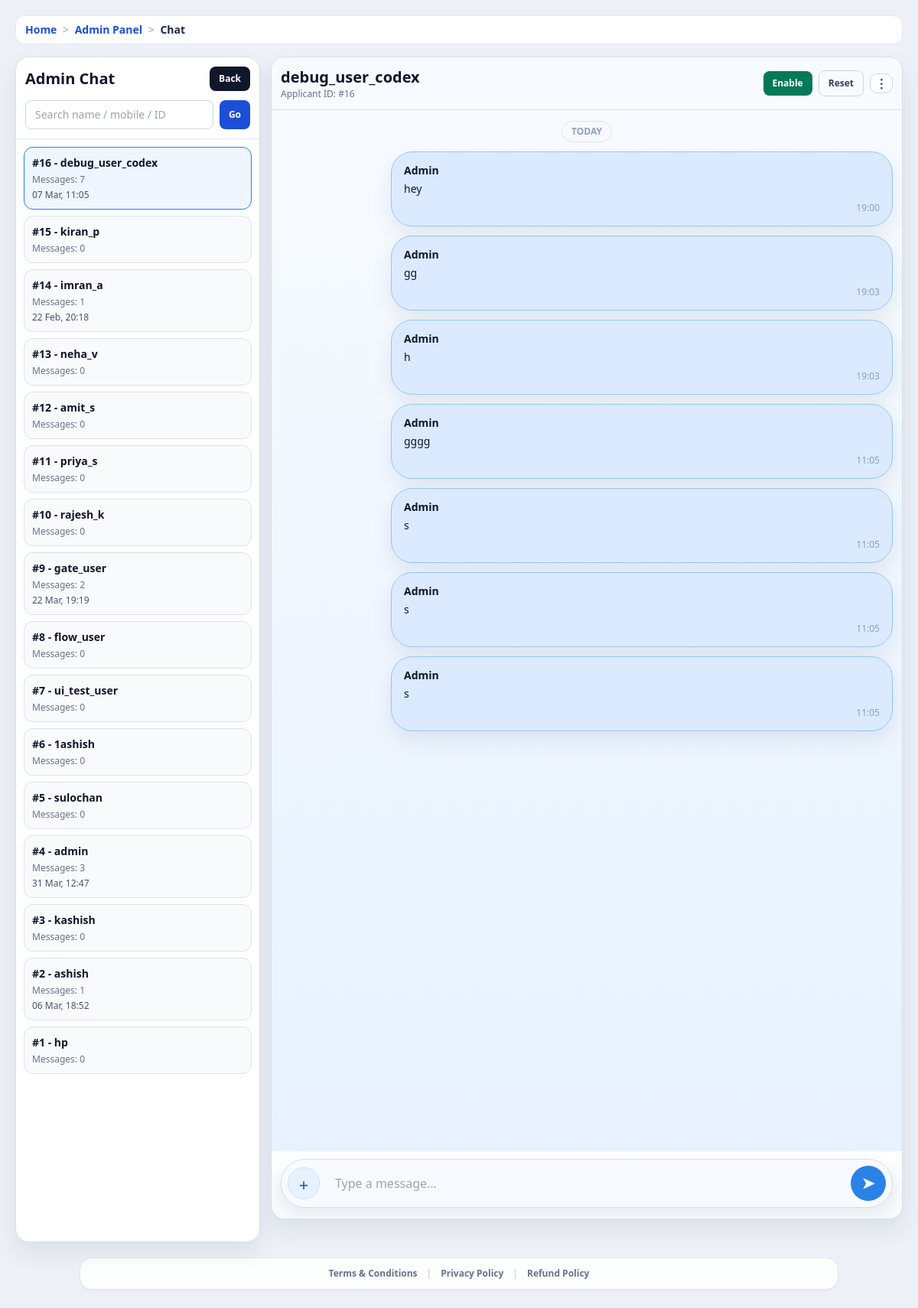
The app's page /admin-panel/chat/ (signed in) with its own data.
### accounts/models.py (models this page shows, shortened)
class UserProfile(models.Model):
    user          = models.OneToOneField(User, on_delete=models.CASCADE, related_name='profile')
    full_name     = models.CharField(max_length=150, blank=True)
    father_name   = models.CharField(max_length=150, blank=True)
    mother_name   = models.CharField(max_length=150, blank=True)
    dob           = models.DateField(null=True, blank=True)
    GENDER_CHOICES = [('M','Male'),('F','Female'),('O','Other')]
    gender        = models.CharField(max_length=1, choices=GENDER_CHOICES, blank=True)
    CATEGORY_CHOICES = [('General','General'),('OBC','OBC'),('SC','SC'),('ST','ST')]
    category      = models.CharField(max_length=20, choices=CATEGORY_CHOICES, blank=True)
    mobile        = models.CharField(max_length=15, blank=True)
    email         = models.EmailField(blank=True)
    present_state = models.CharField(max_length=100, blank=True)
    present_district = models.CharField(max_length=100, blank=True)
    present_city = models.CharField(max_length=100, blank=True)
    present_pincode = models.CharField(max_length=10, blank=True)
    present_address = models.TextField(blank=True)
    permanent_same_as_present = models.BooleanField(default=False)
    permanent_state = models.CharField(max_length=100, blank=True)
    permanent_district = models.CharField(max_length=100, blank=True)
    permanent_pincode = models.CharField(max_length=10, blank=True)
    permanent_full_address = models.TextField(blank=True)
    permanent_address = models.TextField(blank=True)
    district      = models.CharField(max_length=100, blank=True)
    state         = models.CharField(max_length=100, default='Chhattisgarh', blank=True)
    pincode       = models.CharField(max_length=10, blank=True)
    aadhar        = models.CharField(max_length=20, blank=True)
    samagra_id    = models.CharField(max_length=20, blank=True)
    caste_cert_no = models.CharField(max_length=50, blank=True)
    income_cert_no= models.CharField(max_length=50, blank=True)
    tenth_board   = models.CharField(max_length=100, blank=True)
    tenth_roll_number = models.CharField(max_length=50, blank=True)
    tenth_percentage = models.CharField(max_length=20, blank=True)
    tenth_result  = models.CharField(max_length=50, blank=True)
    twelfth_board = models.CharField(max_length=100, blank=True)
    twelfth_roll_number = models.CharField(max_length=50, blank=True)
    twelfth_percentage = models.CharField(max_length=20, blank=True)
    twelfth_result= models.CharField(max_length=50, blank=True)
    graduation    = models.CharField(max_length=100, blank=True)
    university    = models.CharField(max_length=150, blank=True)
    tenth_subjects = models.TextField(blank=True)
    twelfth_subjects = models.TextField(blank=True)
    graduation_subjects = models.TextField(blank=True)
    previous_course_name = models.CharField(max_length=150, blank=True)
    previous_subjects = models.TextField(blank=True)
    current_course_name = models.CharField(max_length=150, blank=True)
    current_year = models.CharField(max_length=100, blank=True)
    current_semester = models.CharField(max_length=100, blank=True)
    current_subjects = models.TextField(blank=True)
    college_name = models.CharField(max_length=200, blank=True)
    university_name = models.CharField(max_length=200, blank=True)
    course = models.CharField(max_length=150, blank=True)
    year_semester = models.CharField(max_length=100, blank=True)
    enrollment_number = models.CharField(max_length=100, blank=True)
    account_holder_name = models.CharField(max_length=150, blank=True)
    bank_name = models.CharField(max_length=150, blank=True)
    account_number = models.CharField(max_length=50, blank=True)
    ifsc_code = models.CharField(max_length=20, blank=True)
    branch_name = models.CharField(max_length=150, blank=True)
    aadhaar_linked = models.CharField(max_length=3, blank=True, choices=[('yes', 'Yes'), ('no', 'No')])
    personal_extra_rows = models.JSONField(default=list, blank=True)
    address_extra_rows = models.JSONField(default=list, blank=True)
    academic_extra_rows = models.JSONField(default=list, blank=True)
    college_extra_rows = models.JSONField(default=list, blank=True)
    bank_extra_rows = models.JSONField(default=list, blank=True)
    subject_extra_rows = models.JSONField(default=list, blank=True)
    avatar        = models.ImageField(upload_to='profile_avatars/', null=True, blank=True)
    photo         = models.ImageField(upload_to='profile_photos/', null=True, blank=True)
    signature     = models.ImageField(upload_to='profile_signatures/', null=True, blank=True)
    photo_url     = models.URLField(max_length=800, blank=True)
    signature_url = models.URLField(max_length=800, blank=True)
    chat_enabled  = models.BooleanField(default=False)
    master_data_last_saved_at = models.DateTimeField(null=True, blank=True)
    master_data_unmask_until = models.DateTimeField(null=True, blank=True)
    master_data_unmask_date = models.DateField(null=True, blank=True)
    master_data_unmask_count = models.PositiveSmallIntegerField(default=0)
    apply_autofill_locked_until = models.DateTimeField(null=True, blank=True)
    apply_profile_view_date = models.DateField(null=True, blank=True)
    apply_profile_view_count = models.PositiveSmallIntegerField(default=0)
    apply_profile_unmask_until = models.DateTimeField(null=True, blank=True)
    apply_profile_unmask_date = models.DateField(null=True, blank=True)
    apply_profile_unmask_count = models.PositiveSmallIntegerField(default=0)
    apply_draft_data = models.JSONField(default=dict, blank=True)

class ChatMessage(models.Model):
    profile = models.ForeignKey(UserProfile, on_delete=models.CASCADE, related_name="chat_messages")
    from_admin = models.BooleanField(default=False)
    message = models.TextField(blank=True)
    attachment = models.FileField(upload_to="chat_attachments/", null=True, blank=True)
    created_at = models.DateTimeField(auto_now_add=True)
    class Meta:
        ordering = ["created_at", "id"]

### core/views.py (the view, shortened to what this page needs)
# urls.py: path("admin-panel/chat/", views.admin_chat, name="admin_chat"),
@login_required
def admin_chat(request):
    if not _can_access_admin(request):
        messages.error(request, "Admin panel access allowed nahi hai.")
        return redirect("dashboard")
    profile_id = request.GET.get("profile_id", "").strip()
    search = request.GET.get("q", "").strip()
    profiles = list(
        UserProfile.objects.select_related("user").prefetch_related("chat_messages").order_by("-id")
    )
    selected_profile = None
    if profile_id.isdigit():
        selected_profile = next((p for p in profiles if p.id == int(profile_id)), None)
    if not selected_profile:
        selected_profile = profiles[0] if profiles else None
    thread_items = []
    for p in profiles:
        all_msgs = list(p.chat_messages.all())
        last_message = all_msgs[-1] if all_msgs else None
        thread_items.append(
            {
                "profile": p,
                "last_message": last_message,
                "message_count": len(all_msgs),
            }
        )
    chat_messages_qs = (
        _decorate_chat_messages(selected_profile.chat_messages.all())
        if selected_profile
        else []
    )
    return render(
        request,
        "portal_main/admin_chat.html",
        {
            "profiles": profiles,
            "thread_items": thread_items,
            "selected_profile": selected_profile,
            "chat_messages": chat_messages_qs,
            "query": search,
        },
    )

### templates/portal_main/admin_chat.html (shortened to what this page needs)
{% extends 'base.html' %}
{% block body_class %}min-h-screen bg-[#edf1f7] text-slate-900{% endblock %}
{% block page_container_class %}max-w-[1280px] mx-auto p-3 md:p-5{% endblock %}
{% block content %}
<div class="admin-chat-shell">
  <aside class="panel">
    <div class="left-head">
      <div class="flex items-center justify-between gap-2">
        <h1 class="text-xl font-black">Admin Chat</h1>
        <a href="{% url 'admin_applicants' %}" class="rounded-lg bg-slate-900 px-3 py-2 text-xs font-bold text-white">Back</a>
      </div>
      <form method="get" class="mt-3 flex gap-2">
        <input type="text" name="q" value="{{ query }}" placeholder="Search name / mobile / ID" class="flex-1 rounded-lg border border-slate-300 px-3 py-2 text-sm">
        <button type="submit" class="rounded-lg bg-blue-700 px-3 py-2 text-xs font-bold text-white">Go</button>
      </form>
    </div>
    <div class="thread-list">
      {% for item in thread_items %}
        <a href="{% url 'admin_chat' %}?profile_id={{ item.profile.id }}{% if query %}&q={{ query }}{% endif %}" class="thread-item {% if selected_profile and item.profile.id == selected_profile.id %}active{% endif %}">
          <div class="font-bold text-sm">#{{ item.profile.id }} - {{ item.profile.full_name|default:item.profile.user.username }}</div>
          <div class="text-xs text-slate-500 mt-1">Messages: {{ item.message_count }}</div>
          {% if item.last_message %}
          <div class="text-xs text-slate-600 mt-1">{{ item.last_message.created_at|date:"d M, H:i" }}</div>
          {% endif %}
        </a>
      {% empty %}
        <div class="text-sm text-slate-500">No applicants found.</div>
      {% endfor %}
    </div>
  </aside>
  <section class="panel chat-wrap">
    {% if selected_profile %}
    <header class="chat-header">
      <div class="flex items-center justify-between gap-3">
        <div>
          <h2 class="text-xl font-black">{{ selected_profile.full_name|default:selected_profile.user.username }}</h2>
          <p class="text-xs text-slate-500">Applicant ID: #{{ selected_profile.id }}</p>
        </div>
        <div class="flex items-center gap-2">
          <form method="post" action="{% url 'admin_chat_toggle' selected_profile.id %}">
            <button type="submit" class="rounded-lg px-3 py-2 text-xs font-bold {% if selected_profile.chat_enabled %}bg-amber-600 text-white{% else %}bg-emerald-700 text-white{% endif %}">
              {% if selected_profile.chat_enabled %}Disable{% else %}Enable{% endif %}
            </button>
          </form>
          <a href="{% url 'admin_chat' %}" class="rounded-lg border border-slate-300 px-3 py-2 text-xs font-bold text-slate-700">Reset</a>
          <div class="menu-wrap">
            <button type="button" class="menu-btn header-menu-toggle">⋮</button>
          </div>
        </div>
      </div>
    </header>
    <div class="chat-body" id="chatThread">
      <div class="text-center mb-3"><span class="meta-pill">TODAY</span></div>
      <div class="space-y-3">
        {% for msg in chat_messages %}
        <div class="bubble {% if msg.from_admin %}bubble-admin{% else %}bubble-user{% endif %}" data-message-row data-message-id="{{ msg.id }}">
          <div class="flex items-center justify-between gap-2">
            <div class="font-semibold text-sm">{% if msg.from_admin %}Admin{% else %}User{% endif %}</div>
          </div>
          {% if msg.message %}<div class="mt-1 text-sm">{{ msg.message|linebreaksbr }}</div>{% endif %}
          {% if msg.attachment_kind != "image" %}<div class="msg-line">{{ msg.created_at|date:"H:i" }}</div>{% endif %}
        </div>
        {% empty %}
        <div class="text-sm text-slate-500">No chat messages.</div>
        {% endfor %}
      </div>
    </div>
    <div class="chat-input-wrap">
      <form id="adminSendMessageForm" method="post" action="{% url 'admin_chat_send' %}" enctype="multipart/form-data" class="chat-input-inner">
        <label for="adminAttachmentInput" class="attach-btn">+</label>
        <input name="message" class="msg-input" placeholder="Type a message...">
        <button type="submit" class="send-btn">&#10148;</button>
      </form>
    </div>
    {% else %}
    <div class="h-full grid place-items-center p-10 text-slate-500 font-semibold">No applicant thread selected.</div>
    {% endif %}
  </section>
</div>
{% endblock %}

### records on screen
UserProfile: profile.id "16", profile.full_name "debug_user_codex", message_count "7", last_message.created_at "07 Mar, 11:05", full_name "debug_user_codex", id "16"
UserProfile: profile.id "15", profile.full_name "kiran_p", message_count "0"
UserProfile: profile.id "14", profile.full_name "imran_a", message_count "1", last_message.created_at "22 Feb, 20:18"
UserProfile: profile.id "13", profile.full_name "neha_v", message_count "0"
UserProfile: profile.id "12", profile.full_name "amit_s", message_count "0"
UserProfile: profile.id "11", profile.full_name "priya_s", message_count "0"
UserProfile: profile.id "10", profile.full_name "rajesh_k", message_count "0"
UserProfile: profile.id "9", profile.full_name "gate_user", message_count "2", last_message.created_at "22 Mar, 19:19"
UserProfile: profile.id "8", profile.full_name "flow_user", message_count "0"
UserProfile: profile.id "7", profile.full_name "ui_test_user", message_count "0"
UserProfile: profile.id "6", profile.full_name "1ashish", message_count "0"
UserProfile: profile.id "5", profile.full_name "sulochan", message_count "0"
UserProfile: profile.id "4", profile.full_name "admin", message_count "3", last_message.created_at "31 Mar, 12:47"
UserProfile: profile.id "3", profile.full_name "kashish", message_count "0"
UserProfile: profile.id "2", profile.full_name "ashish", message_count "1", last_message.created_at "06 Mar, 18:52"
UserProfile: profile.id "1", profile.full_name "hp", message_count "0"
ChatMessage: from_admin "Admin", message "hey", created_at "19:00"
ChatMessage: from_admin "Admin", message "gg", created_at "19:03"
ChatMessage: from_admin "Admin", message "h", created_at "19:03"
ChatMessage: from_admin "Admin", message "gggg", created_at "11:05"
ChatMessage: from_admin "Admin", message "s", created_at "11:05"
ChatMessage: from_admin "Admin", message "s", created_at "11:05"
ChatMessage: from_admin "Admin", message "s", created_at "11:05"

### other values on screen
{{ crumb.label }} "Home" "Admin Panel"
{{ crumb.label }} "Chat"
